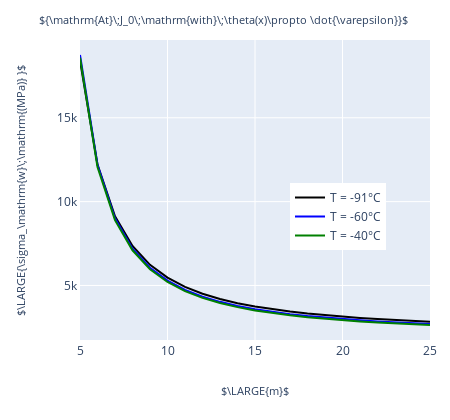

Notebook cell for this chart:
### Code cell
# plot

# lambda_vals = [1000, 1.4, 0.4, 0.1]
my_cols = ['black', 'blue', 'green', 'red']

data = []
lines = ['solid','dash', 'dot', '5, 10, 2, 2']

title = r'${\mathrm{At}\;J_0\;\mathrm{with}\;\theta(x)\propto \dot{\varepsilon}}$'
ylab = r'$\LARGE{\sigma_\mathrm{w}\;\mathrm{(MPa)} }$'

for ri, sw_r in enumerate(glob_sw_all_corr):
#     if ri != 0:
        x_plot = []
        y_plot = []
        for mi, sw in enumerate(sw_r):
            x_plot.append(m_vals[mi])
            y_plot.append(sw[gdata_all[ri]['j0_idx'] - np.array(skipped_lines_all[ri])] )
        y_plot_upper = list(1.12 * np.array(y_plot))
        y_plot_lower = list(0.88 * np.array(y_plot))
        y_plot_lower = y_plot_lower[::-1]
        data.append({
                'x': x_plot,
                'y': y_plot,
                'name': r'T = ' + str(temps[ri]) + r'°C',
                'line': {'dash': lines[0], 'color': my_cols[ri], 'width': 2},
                 'mode': 'lines',
            })     

layout = {
    'width': 450,
    'height': 420,
    'xaxis': {
#         'range': [-0.1, 1.1],
        'zeroline': False,
        'showline': True,
        'mirror': 'all',
#         'title': r'$m$',
        'titlefont':{'size': 13}
    },
    'yaxis': {
        'zeroline': False,
        'showline': True,
        'mirror': 'all',
#         'title': '$\sigma_\mathrm{w}/\sigma_\mathrm{f} $ ',
        'titlefont':{'size': 13},

    },
    'annotations':[
    {
        'text':  r'$\LARGE{m}$',
        'x': 0.5,
        'y': -0.2,
        'xref': 'paper',
        'yref': 'paper',
        'showarrow': False,
        'font': {'size': 11},
    },
        {
        'text':  ylab,
        'x': -0.2,
        'y': 0.5,
        'xref': 'paper',
        'yref': 'paper',
        'showarrow': False,
        'font': {'size': 11},
        'textangle': -90
    },
        {
        'text':  title,
        'x': 0.41,
        'y': 1.1,
        'xref': 'paper',
        'yref': 'paper',
        'showarrow': False,
        'font': {'size': 11},
    },
    ],
    'legend':{
        'x': 0.6,
        'y': 0.3,
    },
     'margin': {
                'l': 80,
                'r': 20,
                'b': 80,
                't': 40,
#                 'pad': 1
     },

}
layout['xaxis']['range'] = [5, 25]
layout['showlegend'] = True
f = go.FigureWidget(data,layout)
py.iplot(f)
# pio.write_image(f, 'images/fig9.svg',width=450, height=400,)

### Figure 1 — Plotly figure (JSON) as saved in the notebook; plotly's stock layout.template omitted (floating-point values rounded to 4 significant figures)
{"data": [{"line": {"color": "black", "dash": "solid", "width": 2}, "mode": "lines", "name": "T = -91°C", "type": "scatter", "uid": "5eda16d4-8572-43aa-a6b8-ca035c06bbf0", "x": [5, 6, 7, 8, 9, 10, 11, 12, 13, 14, 15, 16, 17, 18, 19, 20, 21, 22, 23, 24, 25], "y": [18420.0, 12210.0, 9125.0, 7353.0, 6230.0, 5465.0, 4917.0, 4509.0, 4194.0, 3945.0, 3745.0, 3580.0, 3442.0, 3326.0, 3226.0, 3140.0, 3065.0, 2999.0, 2941.0, 2890.0, 2843.0]}, {"line": {"color": "blue", "dash": "solid", "width": 2}, "mode": "lines", "name": "T = -60°C", "type": "scatter", "uid": "a47f95c9-d475-44da-a257-1e868c14f7f4", "x": [5, 6, 7, 8, 9, 10, 11, 12, 13, 14, 15, 16, 17, 18, 19, 20, 21, 22, 23, 24, 25], "y": [18740.0, 12200.0, 9004.0, 7192.0, 6054.0, 5286.0, 4739.0, 4334.0, 4023.0, 3779.0, 3582.0, 3421.0, 3287.0, 3173.0, 3077.0, 2994.0, 2921.0, 2858.0, 2801.0, 2752.0, 2707.0]}, {"line": {"color": "green", "dash": "solid", "width": 2}, "mode": "lines", "name": "T = -40°C", "type": "scatter", "uid": "456290e1-53ed-4765-b43c-e196c1802d81", "x": [5, 6, 7, 8, 9, 10, 11, 12, 13, 14, 15, 16, 17, 18, 19, 20, 21, 22, 23, 24, 25], "y": [18580.0, 12070.0, 8896.0, 7097.0, 5968.0, 5206.0, 4663.0, 4260.0, 3952.0, 3709.0, 3513.0, 3353.0, 3219.0, 3107.0, 3011.0, 2928.0, 2856.0, 2792.0, 2736.0, 2687.0, 2642.0]}], "layout": {"annotations": [{"font": {"size": 11}, "showarrow": false, "text": "$\\LARGE{m}$", "x": 0.5, "xref": "paper", "y": -0.2, "yref": "paper"}, {"font": {"size": 11}, "showarrow": false, "text": "$\\LARGE{\\sigma_\\mathrm{w}\\;\\mathrm{(MPa)} }$", "textangle": -90, "x": -0.2, "xref": "paper", "y": 0.5, "yref": "paper"}, {"font": {"size": 11}, "showarrow": false, "text": "${\\mathrm{At}\\;J_0\\;\\mathrm{with}\\;\\theta(x)\\propto \\dot{\\varepsilon}}$", "x": 0.41, "xref": "paper", "y": 1.1, "yref": "paper"}], "height": 420, "legend": {"x": 0.6, "y": 0.3}, "margin": {"b": 80, "l": 80, "r": 20, "t": 40}, "showlegend": true, "width": 450, "xaxis": {"mirror": "all", "range": [5, 25], "showline": true, "title": {"font": {"size": 13}}, "zeroline": false}, "yaxis": {"mirror": "all", "showline": true, "title": {"font": {"size": 13}}, "zeroline": false}}}
